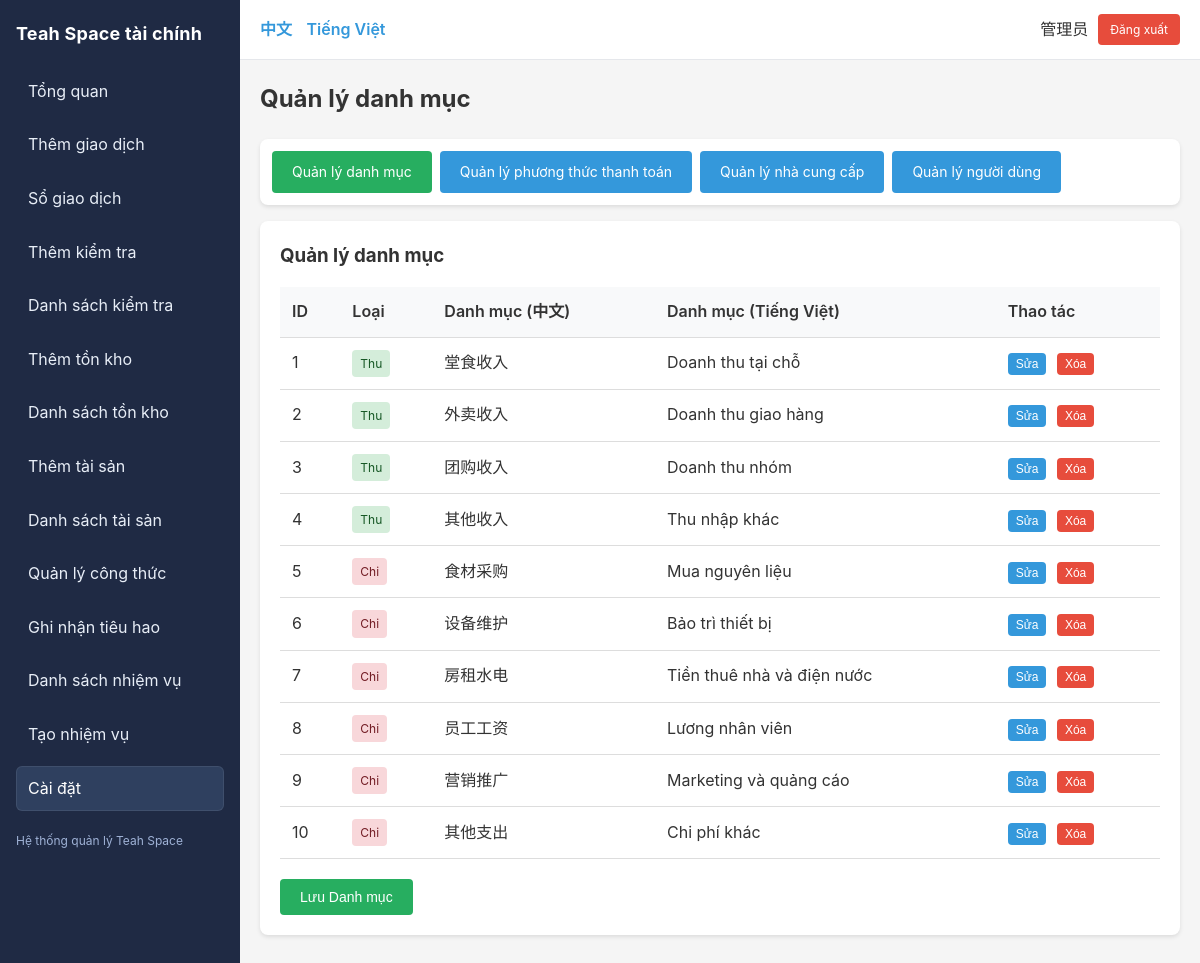
The page /index.php?r=settings/categories (signed in) on the database its author committed.
### tables this page shows
CREATE TABLE IF NOT EXISTS users (
  id INT AUTO_INCREMENT PRIMARY KEY,
  username VARCHAR(64) NOT NULL UNIQUE COMMENT '用户名',
  password_hash VARCHAR(255) NOT NULL COMMENT '密码哈希',
  display_name VARCHAR(64) NOT NULL COMMENT '显示名称',
  role_id INT NOT NULL COMMENT '角色ID',
  is_active TINYINT(1) NOT NULL DEFAULT 1 COMMENT '是否激活',
  created_at TIMESTAMP DEFAULT CURRENT_TIMESTAMP COMMENT '创建时间',
  updated_at TIMESTAMP DEFAULT CURRENT_TIMESTAMP ON UPDATE CURRENT_TIMESTAMP COMMENT '更新时间',
  CONSTRAINT fk_users_role FOREIGN KEY (role_id) REFERENCES roles(id) ON DELETE RESTRICT,
  INDEX idx_username (username),
  INDEX idx_role (role_id)
);

CREATE TABLE IF NOT EXISTS categories (
  id INT AUTO_INCREMENT PRIMARY KEY,
  `type` ENUM('income','expense','both') NOT NULL COMMENT '类型：收入/支出/两者',
  name_zh VARCHAR(64) NOT NULL COMMENT '中文名称',
  name_vi VARCHAR(64) NOT NULL COMMENT '越南语名称',
  parent_id INT NULL COMMENT '父分类ID（二级分类）',
  is_active TINYINT(1) NOT NULL DEFAULT 1 COMMENT '是否激活',
  CONSTRAINT fk_categories_parent FOREIGN KEY (parent_id) REFERENCES categories(id) ON DELETE SET NULL,
  INDEX idx_type (`type`),
  INDEX idx_parent (parent_id)
);

### app/controllers/SettingController.php (called while the page is built, shortened)
<?php
require_once __DIR__ . '/../core/Auth.php';
require_once __DIR__ . '/../models/Category.php';
require_once __DIR__ . '/../models/User.php';
require_once __DIR__ . '/../core/DB.php';
class SettingController {
  public function categories() {
    $categories = Category::all();
    include __DIR__ . '/../views/settings/categories.php';
  }
}

### app/core/Router.php (called while the page is built, shortened)
<?php
class Router {
  public static function dispatch() {
    $r = $_GET['r'] ?? 'reports/dashboard';
    [$controller, $action] = array_pad(explode('/', $r), 2, 'index');
    $obj = new $controller;
    call_user_func([$obj, $action]);
  }
}

### public/index.php (called while the page is built, shortened)
<?php
require_once __DIR__ . '/../app/config/db.php';
require_once __DIR__ . '/../app/core/DB.php';
require_once __DIR__ . '/../app/core/Router.php';
require_once __DIR__ . '/../app/core/Auth.php';
require_once __DIR__ . '/../app/core/I18n.php';
Router::dispatch();

### app/core/I18n.php (called while the page is built, shortened)
<?php
class I18n {
  private static $lang = [];
  private static $current = 'vi';
  public static function init() {
    self::$current = $_SESSION['lang'] ?? 'vi';
    $langFile = __DIR__ . "/../../lang/" . self::$current . ".php";
    if (file_exists($langFile)) {
      self::$lang = require $langFile;
    } else {
      self::$lang = [];
    }
  }
  public static function t($key) {
    return self::$lang[$key] ?? $key;
  }
  public static function current() {
    return self::$current;
  }
}
function __($key) {
  return I18n::t($key);
}

### app/core/Auth.php (called while the page is built, shortened)
<?php
require_once __DIR__ . '/../models/User.php';
class Auth {
  public static function check() {
    return isset($_SESSION['user_id']);
  }
  public static function user() {
    return User::find($_SESSION['user_id']);
  }
}

### app/core/DB.php (called while the page is built)
<?php
class DB {
  private static $conn = null;
  public static function conn() {
    if (self::$conn === null) {
      $config = require __DIR__ . '/../config/db.php';
      try {
        $dsn = "mysql:host={$config['host']};dbname={$config['dbname']};charset={$config['charset']}";
        self::$conn = new PDO($dsn, $config['user'], $config['pass'], [
          PDO::ATTR_ERRMODE => PDO::ERRMODE_EXCEPTION,
          PDO::ATTR_DEFAULT_FETCH_MODE => PDO::FETCH_ASSOC,
          PDO::ATTR_EMULATE_PREPARES => false,
        ]);
      } catch (PDOException $e) {
        die('Database connection failed: ' . $e->getMessage());
      }
    }
    return self::$conn;
  }
}

### app/models/User.php (called while the page is built, shortened)
<?php
require_once __DIR__ . '/../core/DB.php';
class User {
  public static function find($id) {
    $stmt = DB::conn()->prepare("
      SELECT u.*, r.`key` as role_key, r.name_zh as role_name_zh, r.name_vi as role_name_vi
      FROM users u
      JOIN roles r ON u.role_id = r.id
      WHERE u.id = ?
    ");
    $stmt->execute([$id]);
    return $stmt->fetch();
  }
}

### app/models/Category.php (called while the page is built, shortened)
<?php
require_once __DIR__ . '/../core/DB.php';
class Category {
  public static function all($filters = []) {
    $where = [];
    $params = [];
    $sql = "SELECT * FROM categories";
    $sql .= " ORDER BY `type`, id";
    $stmt = DB::conn()->prepare($sql);
    $stmt->execute($params);
    return $stmt->fetchAll();
  }
}

### app/views/settings/categories.php (the view, shortened to what this page needs)
<?php
include __DIR__ . '/../layout/header.php';
$current = $_GET['r'] ?? '';
?>
<h2 style="margin-bottom: 20px;"><?= __('setting.categories') ?></h2>
<div class="card" style="padding: 12px; margin-bottom: 16px;">
  <div style="display: flex; gap: 8px; flex-wrap: wrap;">
    <a class="btn <?= $current === 'settings/categories' ? 'btn-success' : '' ?>" href="/index.php?r=settings/categories"><?= __('setting.categories') ?></a>
    <a class="btn <?= $current === 'settings/paymentMethods' ? 'btn-success' : '' ?>" href="/index.php?r=settings/paymentMethods"><?= __('setting.payment_methods') ?></a>
    <a class="btn <?= $current === 'settings/vendors' ? 'btn-success' : '' ?>" href="/index.php?r=settings/vendors"><?= __('setting.vendors') ?></a>
    <a class="btn <?= $current === 'settings/users' ? 'btn-success' : '' ?>" href="/index.php?r=settings/users"><?= __('setting.users') ?></a>
  </div>
</div>
<div class="card">
  <h3 style="margin-bottom: 16px;"><?= __('setting.categories') ?></h3>
  <table>
    <tr>
      <th>ID</th>
      <th><?= __('tx.type') ?></th>
      <th><?= __('field.category') ?> (中文)</th>
      <th><?= __('field.category') ?> (Tiếng Việt)</th>
      <th><?= __('list.actions') ?></th>
    </tr>
    <?php foreach ($categories as $cat): ?>
    <tr>
      <td><?= $cat['id'] ?></td>
      <td>
        <span class="badge <?= $cat['type'] === 'income' ? 'badge-income' : ($cat['type'] === 'expense' ? 'badge-expense' : 'badge-approved') ?>">
          <?php
          if ($cat['type'] === 'income') echo __('tx.income');
          elseif ($cat['type'] === 'expense') echo __('tx.expense');
          else echo 'Both';
          ?>
        </span>
      </td>
      <td><?= htmlspecialchars($cat['name_zh']) ?></td>
      <td><?= htmlspecialchars($cat['name_vi']) ?></td>
      <td>
        <button onclick="editCategory(<?= htmlspecialchars(json_encode($cat)) ?>)" class="btn" style="padding: 4px 8px; font-size: 12px;">
          <?= __('btn.edit') ?>
        </button>
        <form method="post" style="display:inline-block; margin-left:6px;" onsubmit="return confirm('<?= __('btn.delete') ?>?');">
          <button type="submit" class="btn btn-danger" style="padding: 4px 8px; font-size: 12px;"><?= __('btn.delete') ?></button>
        </form>
      </td>
    </tr>
    <?php endforeach; ?>
  </table>
  <div style="margin-top: 20px;">
    <button onclick="showAddForm()" class="btn btn-success"><?= __('btn.save') ?> <?= __('field.category') ?></button>
  </div>
</div>
<?php include __DIR__ . '/../layout/footer.php'; ?>

### app/views/layout/header.php (shortened to what this page needs)
<!doctype html>
<html lang="<?= I18n::current() ?>">
<head>
</head>
<body>
<?php if (Auth::check()): ?>
<div class="layout">
  <aside class="sidebar">
    <div class="brand"><?= __('app.name') ?></div>
    <nav class="nav-vertical">
      <a href="/index.php?r=reports/dashboard" class="<?= ($_GET['r'] ?? '') === 'reports/dashboard' ? 'active' : '' ?>">
        <?= __('nav.dashboard') ?>
      </a>
      <a href="/index.php?r=transactions/create" class="<?= ($_GET['r'] ?? '') === 'transactions/create' ? 'active' : '' ?>">
        <?= __('nav.add') ?>
      </a>
      <a href="/index.php?r=transactions/list" class="<?= ($_GET['r'] ?? '') === 'transactions/list' ? 'active' : '' ?>">
        <?= __('nav.list') ?>
      </a>
      <?php if (in_array(Auth::user()['role_key'], ['owner', 'manager', 'accountant'])): ?>
      <a href="/index.php?r=inspections/create" class="<?= ($_GET['r'] ?? '') === 'inspections/create' ? 'active' : '' ?>">
        <?= __('nav.inspections_create') ?>
      </a>
      <a href="/index.php?r=inspections/list" class="<?= ($_GET['r'] ?? '') === 'inspections/list' ? 'active' : '' ?>">
        <?= __('nav.inspections') ?>
      </a>
      <a href="/index.php?r=materials/create" class="<?= ($_GET['r'] ?? '') === 'materials/create' ? 'active' : '' ?>">
        <?= __('nav.materials_create') ?>
      </a>
      <a href="/index.php?r=materials/list" class="<?= ($_GET['r'] ?? '') === 'materials/list' ? 'active' : '' ?>">
        <?= __('nav.materials_list') ?>
      </a>
      <a href="/index.php?r=assets/create" class="<?= ($_GET['r'] ?? '') === 'assets/create' ? 'active' : '' ?>">
        <?= __('nav.assets_create') ?>
      </a>
      <a href="/index.php?r=assets/list" class="<?= ($_GET['r'] ?? '') === 'assets/list' ? 'active' : '' ?>">
        <?= __('nav.assets_list') ?>
      </a>
      <a href="/index.php?r=drinks/recipes" class="<?= ($_GET['r'] ?? '') === 'drinks/recipes' ? 'active' : '' ?>">
        <?= __('nav.recipes') ?>
      </a>
      <a href="/index.php?r=drinks/consume" class="<?= ($_GET['r'] ?? '') === 'drinks/consume' ? 'active' : '' ?>">
        <?= __('nav.consume') ?>
      </a>
      <?php endif; ?>
      <a href="/index.php?r=tasks/list" class="<?= strpos($_GET['r'] ?? '', 'tasks') === 0 ? 'active' : '' ?>">
        <?= __('task.list') ?>
      </a>
      <?php if (in_array(Auth::user()['role_key'], ['owner', 'manager'])): ?>
      <a href="/index.php?r=tasks/create" class="<?= ($_GET['r'] ?? '') === 'tasks/create' ? 'active' : '' ?>">
        <?= __('task.create') ?>
      </a>
      <?php endif; ?>
      <?php if (in_array(Auth::user()['role_key'], ['owner', 'manager', 'accountant'])): ?>
      <a href="/index.php?r=settings/categories" class="<?= strpos($_GET['r'] ?? '', 'settings') === 0 ? 'active' : '' ?>">
        <?= __('nav.settings') ?>
      </a>
      <?php endif; ?>
    </nav>
    <div class="hint"><?= __('app.title') ?></div>
  </aside>
  <div class="main" style="flex: 1; min-width: 0;">
    <div class="topbar">
      <div class="lang-switch">
        <a href="?<?= http_build_query(array_merge($_GET, ['lang' => 'zh'])) ?>">中文</a>
        <a href="?<?= http_build_query(array_merge($_GET, ['lang' => 'vi'])) ?>">Tiếng Việt</a>
      </div>
      <div class="user-box">
        <span><?= htmlspecialchars(Auth::user()['display_name']) ?></span>
        <a href="/index.php?r=auth/logout" class="btn btn-danger" style="padding: 6px 12px; font-size: 12px;">
          <?= __('nav.logout') ?>
        </a>
      </div>
    </div>
    <div class="container">
<?php else: ?>
<div class="container">
<?php endif; ?>

### app/views/layout/footer.php
<?php if (Auth::check()): ?>
    </div>
  </div>
</div>
<?php else: ?>
</div>
<?php endif; ?>
</body>
</html>

### app/views/layout/header.php (style rules this page uses)
* { margin: 0; padding: 0; box-sizing: border-box; }
body { font-family: -apple-system, BlinkMacSystemFont, 'Segoe UI', Roboto, 'Helvetica Neue', Arial, sans-serif; background: #f5f5f5; color: #333; line-height: 1.6; }
.layout { display: flex; min-height: 100vh; }
.sidebar { width: 240px; background: #1f2a44; color: #e8eef7; padding: 20px 16px; }
.sidebar .brand { font-weight: 700; font-size: 18px; margin-bottom: 20px; color: #fff; letter-spacing: 0.2px; }
.nav-vertical { display: flex; flex-direction: column; gap: 8px; }
.nav-vertical a { color: #e8eef7; text-decoration: none; padding: 10px 12px; border-radius: 6px; transition: background 0.2s, color 0.2s; }
.nav-vertical a.active { background: #2f405f; color: #fff; box-shadow: inset 0 0 0 1px rgba(255,255,255,0.08); }
.sidebar .hint { margin-top: 20px; font-size: 12px; color: #9fb2d6; }
.topbar { background: #fff; padding: 14px 20px; display: flex; align-items: center; justify-content: space-between; border-bottom: 1px solid #e5e7eb; position: sticky; top: 0; z-index: 10; }
.topbar .lang-switch a { color: #3498db; text-decoration: none; margin-right: 10px; font-weight: 600; }
.topbar .lang-switch a:last-child { margin-right: 0; }
.topbar .user-box { display: flex; align-items: center; gap: 10px; }
.container { max-width: 1200px; margin: 0 auto; padding: 20px; }
.card { background: white; border-radius: 8px; padding: 20px; margin-bottom: 20px; box-shadow: 0 2px 4px rgba(0,0,0,0.1); }
.btn { display: inline-block; padding: 10px 20px; background: #3498db; color: white; text-decoration: none; border-radius: 4px; border: none; cursor: pointer; font-size: 14px; }
.btn-danger { background: #e74c3c; }
.btn-success { background: #27ae60; }
table { width: 100%; border-collapse: collapse; background: white; }
table th, table td { padding: 12px; text-align: left; border-bottom: 1px solid #ddd; }
table th { background: #f8f9fa; font-weight: 600; }
.badge { display: inline-block; padding: 4px 8px; border-radius: 4px; font-size: 12px; }
.badge-income { background: #d4edda; color: #155724; }
.badge-expense { background: #f8d7da; color: #721c24; }

### rows shown on the page
users: display_name "管理员"
categories: id "1", name_zh "堂食收入", name_vi "Doanh thu tại chỗ"
categories: id "2", name_zh "外卖收入", name_vi "Doanh thu giao hàng"
categories: id "3", name_zh "团购收入", name_vi "Doanh thu nhóm"
categories: id "4", name_zh "其他收入", name_vi "Thu nhập khác"
categories: id "5", name_zh "食材采购", name_vi "Mua nguyên liệu"
categories: id "6", name_zh "设备维护", name_vi "Bảo trì thiết bị"
categories: id "7", name_zh "房租水电", name_vi "Tiền thuê nhà và điện nước"
categories: id "8", name_zh "员工工资", name_vi "Lương nhân viên"
categories: id "9", name_zh "营销推广", name_vi "Marketing và quảng cáo"
categories: id "10", name_zh "其他支出", name_vi "Chi phí khác"

### other values the page prints
__('app.name') "Teah Space tài chính"
__('nav.dashboard') "Tổng quan"
__('nav.add') "Thêm giao dịch"
__('nav.list') "Sổ giao dịch"
__('nav.inspections_create') "Thêm kiểm tra"
__('nav.inspections') "Danh sách kiểm tra"
__('nav.materials_create') "Thêm tồn kho"
__('nav.materials_list') "Danh sách tồn kho"
__('nav.assets_create') "Thêm tài sản"
__('nav.assets_list') "Danh sách tài sản"
__('nav.recipes') "Quản lý công thức"
__('nav.consume') "Ghi nhận tiêu hao"
__('task.list') "Danh sách nhiệm vụ"
__('task.create') "Tạo nhiệm vụ"
__('nav.settings') "Cài đặt"
